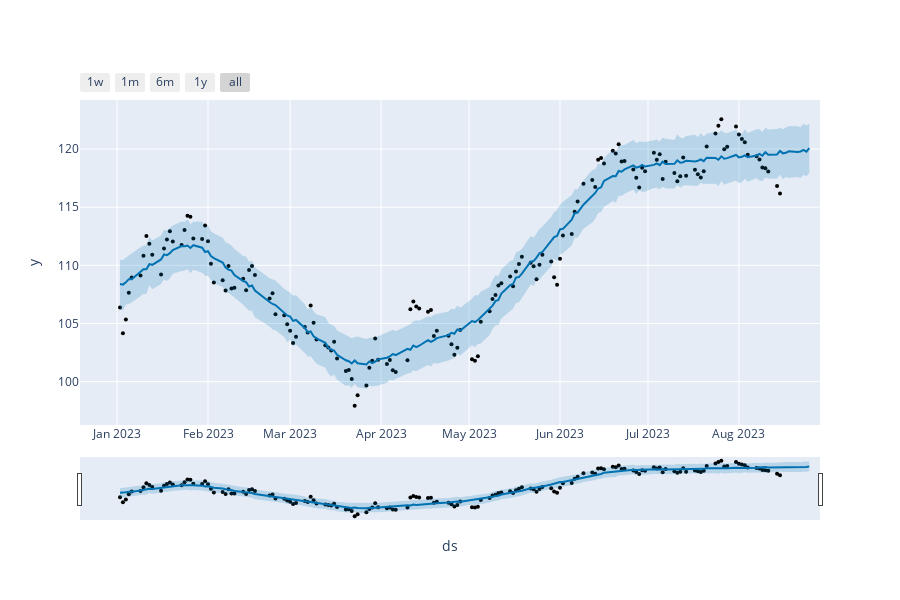

This figure's notebook cell:
### Code cell
fig1=m.plot(forecast)
plot_plotly(m, forecast)

### Figure 1 — Plotly figure (JSON) as saved in the notebook; plotly's stock layout.template omitted (floating-point values rounded to 4 significant figures; data arrays with more than 128 entries replaced by an {"elided": "..."} marker saying what was removed)
{"data": [{"marker": {"color": "black", "size": 4}, "mode": "markers", "name": "Actual", "type": "scatter", "x": {"elided": "156 str values"}, "y": {"elided": "156 float values"}}, {"hoverinfo": "skip", "line": {"width": 0}, "mode": "lines", "type": "scatter", "x": {"elided": "164 str values"}, "y": {"elided": "164 float values"}}, {"fill": "tonexty", "fillcolor": "rgba(0, 114, 178, 0.2)", "line": {"color": "#0072B2", "width": 2}, "mode": "lines", "name": "Predicted", "type": "scatter", "x": {"elided": "164 str values"}, "y": {"elided": "164 float values"}}, {"fill": "tonexty", "fillcolor": "rgba(0, 114, 178, 0.2)", "hoverinfo": "skip", "line": {"width": 0}, "mode": "lines", "type": "scatter", "x": {"elided": "164 str values"}, "y": {"elided": "164 float values"}}], "layout": {"height": 600, "showlegend": false, "width": 900, "xaxis": {"rangeselector": {"buttons": [{"count": 7, "label": "1w", "step": "day", "stepmode": "backward"}, {"count": 1, "label": "1m", "step": "month", "stepmode": "backward"}, {"count": 6, "label": "6m", "step": "month", "stepmode": "backward"}, {"count": 1, "label": "1y", "step": "year", "stepmode": "backward"}, {"step": "all"}]}, "rangeslider": {"visible": true}, "title": {"text": "ds"}, "type": "date"}, "yaxis": {"title": {"text": "y"}}}}
